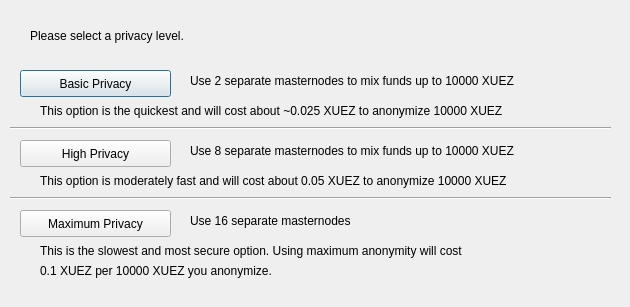
<?xml version="1.0" encoding="UTF-8"?>
<ui version="4.0">
 <class>ObfuscationConfig</class>
 <widget class="QDialog" name="ObfuscationConfig">
  <property name="geometry">
   <rect>
    <x>0</x>
    <y>0</y>
    <width>630</width>
    <height>307</height>
   </rect>
  </property>
  <property name="windowTitle">
   <string>Configure Obfuscation</string>
  </property>
  <widget class="QPushButton" name="buttonBasic">
   <property name="geometry">
    <rect>
     <x>20</x>
     <y>70</y>
     <width>151</width>
     <height>27</height>
    </rect>
   </property>
   <property name="text">
    <string>Basic Privacy</string>
   </property>
  </widget>
  <widget class="QPushButton" name="buttonHigh">
   <property name="geometry">
    <rect>
     <x>20</x>
     <y>140</y>
     <width>151</width>
     <height>27</height>
    </rect>
   </property>
   <property name="text">
    <string>High Privacy</string>
   </property>
  </widget>
  <widget class="QPushButton" name="buttonMax">
   <property name="geometry">
    <rect>
     <x>20</x>
     <y>210</y>
     <width>151</width>
     <height>27</height>
    </rect>
   </property>
   <property name="text">
    <string>Maximum Privacy</string>
   </property>
  </widget>
  <widget class="QLabel" name="label">
   <property name="geometry">
    <rect>
     <x>30</x>
     <y>20</y>
     <width>571</width>
     <height>31</height>
    </rect>
   </property>
   <property name="text">
    <string>Please select a privacy level.</string>
   </property>
  </widget>
  <widget class="QLabel" name="label_2">
   <property name="geometry">
    <rect>
     <x>190</x>
     <y>70</y>
     <width>421</width>
     <height>21</height>
    </rect>
   </property>
   <property name="text">
    <string>Use 2 separate masternodes to mix funds up to 10000 XUEZ</string>
   </property>
  </widget>
  <widget class="QLabel" name="label_3">
   <property name="geometry">
    <rect>
     <x>190</x>
     <y>140</y>
     <width>411</width>
     <height>21</height>
    </rect>
   </property>
   <property name="text">
    <string>Use 8 separate masternodes to mix funds up to 10000 XUEZ</string>
   </property>
  </widget>
  <widget class="QLabel" name="label_4">
   <property name="geometry">
    <rect>
     <x>190</x>
     <y>210</y>
     <width>421</width>
     <height>21</height>
    </rect>
   </property>
   <property name="text">
    <string>Use 16 separate masternodes</string>
   </property>
  </widget>
  <widget class="QLabel" name="label_6">
   <property name="geometry">
    <rect>
     <x>40</x>
     <y>100</y>
     <width>561</width>
     <height>21</height>
    </rect>
   </property>
   <property name="text">
    <string>This option is the quickest and will cost about ~0.025 XUEZ to anonymize 10000 XUEZ</string>
   </property>
  </widget>
  <widget class="QLabel" name="label_7">
   <property name="geometry">
    <rect>
     <x>40</x>
     <y>170</y>
     <width>561</width>
     <height>21</height>
    </rect>
   </property>
   <property name="text">
    <string>This option is moderately fast and will cost about 0.05 XUEZ to anonymize 10000 XUEZ</string>
   </property>
  </widget>
  <widget class="QLabel" name="label_8">
   <property name="geometry">
    <rect>
     <x>40</x>
     <y>240</y>
     <width>561</width>
     <height>21</height>
    </rect>
   </property>
   <property name="text">
    <string>This is the slowest and most secure option. Using maximum anonymity will cost</string>
   </property>
  </widget>
  <widget class="QLabel" name="label_9">
   <property name="geometry">
    <rect>
     <x>40</x>
     <y>260</y>
     <width>561</width>
     <height>21</height>
    </rect>
   </property>
   <property name="text">
    <string>0.1 XUEZ per 10000 XUEZ you anonymize.</string>
   </property>
  </widget>
  <widget class="Line" name="line">
   <property name="geometry">
    <rect>
     <x>10</x>
     <y>120</y>
     <width>601</width>
     <height>16</height>
    </rect>
   </property>
   <property name="orientation">
    <enum>Qt::Horizontal</enum>
   </property>
  </widget>
  <widget class="Line" name="line_2">
   <property name="geometry">
    <rect>
     <x>10</x>
     <y>190</y>
     <width>601</width>
     <height>16</height>
    </rect>
   </property>
   <property name="orientation">
    <enum>Qt::Horizontal</enum>
   </property>
  </widget>
 </widget>
 <resources/>
 <connections/>
</ui>
